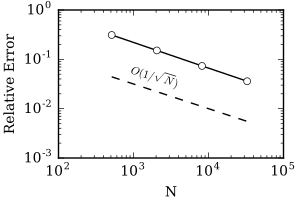

This chart was generated by the following Python code:
# coding: utf-8

import sys
import numpy
from matplotlib import pyplot, rcParams
from matplotlib.backends.backend_pdf import FigureCanvasPdf

rcParams['font.family'] = 'serif'
rcParams['font.size'] = '10'

f1 = - 0.05705
f2 = - 0.07033
f3 = - 0.07678
f4 = - 0.07989

# calculate approximated exact solution using Richardson Extrapolation
f_bar = (f1*f3 - f2**2) / (f1 - 2*f2 + f3)

# absolute and relative error
err_abs = numpy.array([f1,f2,f3,f4])
err_rel = numpy.abs((err_abs - f_bar)/f_bar)

# set up data
N = numpy.array([512, 2048, 8192, 32768])

line_sqrtN = 1 / numpy.sqrt(N)

# set up plot
fig = pyplot.figure(figsize=(3,2), dpi=80)
ax = fig.add_subplot(111)

# plot log-log
ax.loglog(N,err_rel,c='k',marker='o', ls='-', mfc='w', ms=5, label='')
ax.loglog(N,line_sqrtN,c='k',ls='--', mfc='w', ms=5, label='')
loc = (3*N[0]+N[1])/4

# text on plot
# 1 / sqrt(N)
tex_loc = numpy.array((loc,N[0]*err_rel[0]/loc))
tex_angle = numpy.arctan2(numpy.log(numpy.abs(line_sqrtN[-1]-line_sqrtN[0])),numpy.log(numpy.abs(N[-1]-N[0])))*180/numpy.pi
ax.text(tex_loc[0], tex_loc[1]/3.5,r'$O(1/\sqrt{N})$',fontsize=8,rotation=tex_angle, rotation_mode='anchor')
# axis labels
ax.set_ylabel('Relative Error', fontsize=10)
ax.set_xlabel('N', fontsize=10)
fig.subplots_adjust(left=0.195, bottom=0.21, right=0.945, top=0.95)
canvas = FigureCanvasPdf(fig)

# plot to pdf
canvas.print_figure('EthrocyteConvergence.pdf',dpi=80)
